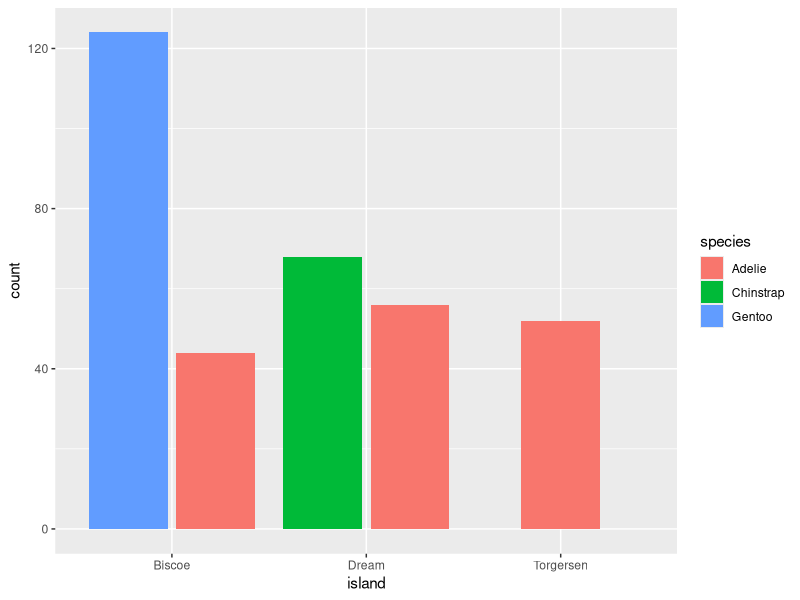

The R source for this figure:
## ---- chunk 1
knitr::opts_chunk$set(echo = TRUE)
library(palmerpenguins)
library(ggplot2)
## ---- chunk 2
# plot of islands
ggplot(penguins, aes(x = island))+geom_bar(aes(fill=species),position=position_dodge2(preserve="single",reverse= TRUE))
